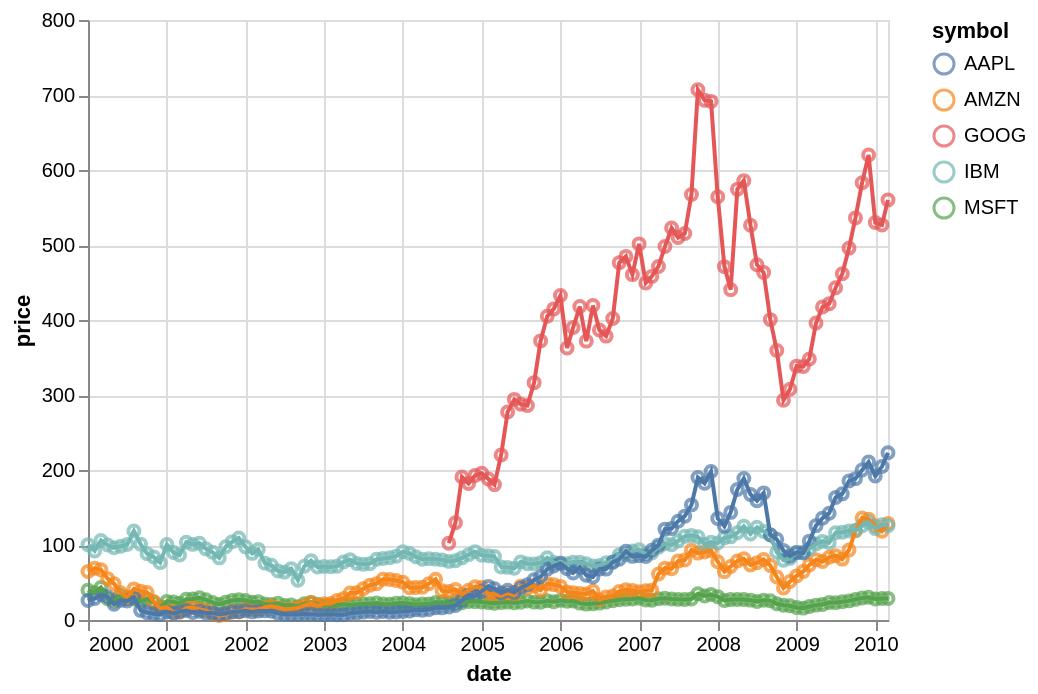

Express this chart as Vega-Lite.
### Vega-Lite specification from a JSON file in a GitHub repository (floating-point values rounded to 4 significant figures; data arrays with more than 128 entries replaced by an {"elided": "..."} marker saying what was removed)
{"config": {"view": {"height": 300, "width": 400}}, "encoding": {"y": {"title": "price", "field": "properties.price", "type": "quantitative"}, "x": {"title": "date", "field": "properties.date", "type": "temporal"}, "color": {"title": "symbol", "field": "properties.symbol", "type": "nominal"}}, "data": {"values": {"features": {"elided": "560 records"}, "type": "FeatureCollection"}, "format": {"type": "json", "property": "features"}}, "layer": [{"mark": "point"}, {"mark": "line"}], "$schema": "https://vega.github.io/schema/vega-lite/v2.4.1.json"}
